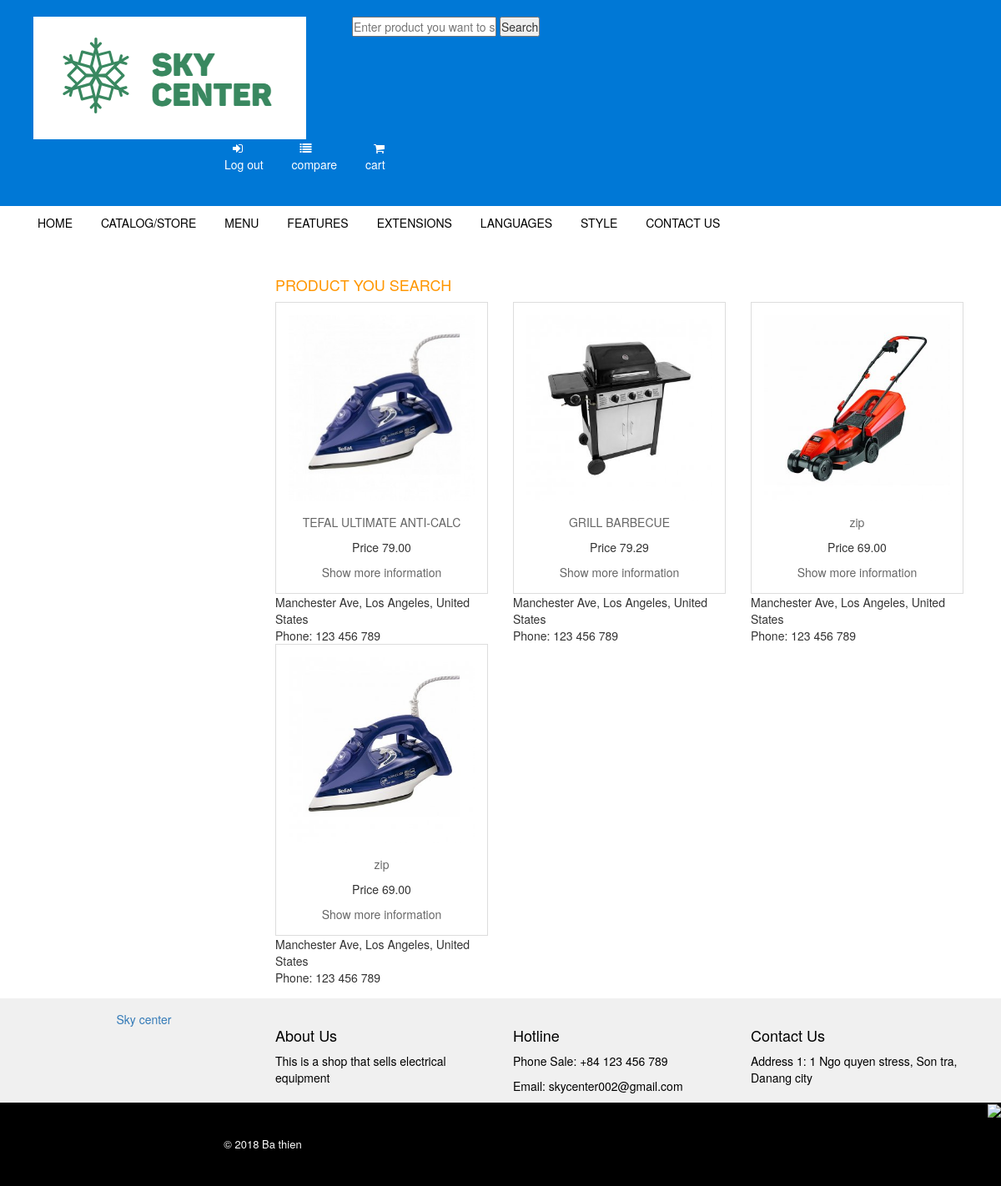
/App_shop/search_product.php, run on the app's committed database.
### tables this page shows
CREATE TABLE `products` (
  `productid` int(11) NOT NULL,
  `productname` varchar(255) NOT NULL,
  `categoryid` int(11) NOT NULL,
  `price` decimal(10,2) DEFAULT NULL,
  `description` varchar(500) DEFAULT NULL,
  `image` text,
  `create_at` timestamp NOT NULL DEFAULT CURRENT_TIMESTAMP ON UPDATE CURRENT_TIMESTAMP,
  `update_at` timestamp NOT NULL DEFAULT '0000-00-00 00:00:00',
  `by_user` varchar(255) DEFAULT NULL
);

### App_shop/Admin/model/m_product.php (called while the page is built, shortened)
<?php
	function search_product($search_value){
		$db=getDB();
		$search_value="%".$search_value."%";
		$query="SELECT * FROM products
				WHERE productname LIKE ?";
		try {
			$statement=$db->prepare($query);
			$statement->bindParam(1,$search_value);
			$statement->execute();
			$result=$statement->fetchAll();
			return $result;
		} catch (PDOException $e) {
			$error_message = $e->getMessage();
			echo "Error execute query statement:".$error_message;
		}
	}
?>

### App_shop/search_product.php (the view, shortened to what this page needs)
<?php
	include_once('Admin/model/m_product.php');
	$search_value = filter_input(INPUT_POST,'search_value');
	$products = search_product($search_value);
?>
<!DOCTYPE html>
<html>
<head>
		<link rel="stylesheet" href="https://stackpath.bootstrapcdn.com/bootstrap/4.1.3/css/bootstrap.min.css">
		<link rel="stylesheet" href="https://maxcdn.bootstrapcdn.com/bootstrap/3.3.6/css/bootstrap.min.css">
		<link rel="stylesheet" href="https://maxcdn.bootstrapcdn.com/bootstrap/4.0.0-beta/css/bootstrap.min.css">
		<link rel="stylesheet" type="text/css" href="home.css">
		<link rel="stylesheet" type="text/css" href="css/home.css">
		<link rel="stylesheet" href="https://cdnjs.cloudflare.com/ajax/libs/font-awesome/4.7.0/css/font-awesome.min.css">
		<link rel="stylesheet" href="https://maxcdn.bootstrapcdn.com/bootstrap/3.3.7/css/bootstrap.min.css">
</head>
<body>
	<header id="header" class="" >
			<div class="container-fluid"style="background-color: #0078d6;">
		<div class="container">
			<div class="row" id="row-container">
			  <div class="col-sm-2.5">
			  	<a href="home1.php" title="">
			  		<img src="img/logo.png" alt="">
			  	</a>
			  </div>
			  <div class="col-sm-4" id="header-1">
			  		<form action="search_product.php" method="POST">
					<input type="text" name="search_value" placeholder="Enter product you want to search">
					<input type="submit" name="submit" value="Search">
					</form>
			  </div>
			  <div class="col-sm-5" id="header2">
			  	<div style="float: right;">
					<ul id="ul_logo">
						<li>
							<a href="http://localhost/day11%20-v2/App_shop/home.php" title="" class="li_logo">
								<span>
									<i class="fa fa-sign-in"></i>
									<p>Log out</p>
								</span>
							</a>
						</li>
						<li><a href="" title="" class="li_logo">
						<span>
									<i class="fa fa-list" style="z-index: 1000000"></i>
									<p>compare</p>
								</span></a></li>
						<li><a href="" title="" class="li_logo">
									<i class="fa fa-shopping-cart" aria-hidden="true"></i>
											<span>
				<p>cart</p>
								</span></a></li>
					</ul>
			  </div>
			</div>
		</div>
		</div>
	</div>
		<div class="row" id="row-header-2">
				<div class="container">
					<div id="row-header-2-0">
						<div id="position" style="height: 50px">
						<ul id="ul_logo_1">
						<li>
							<a href="home1.php" title="" class="li_logo">HOME</a>
						</li>
						<li>
							<a href="" title="" class="li_logo">CATALOG/STORE</a>
						</li>
						<li>
							<a href="by_category1.php" title="" class="li_logo">MENU</a>
						</li>
						<li>
							<a href="" title="" class="li_logo">FEATURES</a>
						</li>
						<li>
							<a href="" title="" class="li_logo">EXTENSIONS</a>
						</li>
						<li>
							<a href="" title="" class="li_logo">LANGUAGES</a>
						</li>
						<li>
							<a href="" title="" class="li_logo">STYLE</a>
						</li>
						<li>
							<a href="" title="" class="li_logo">CONTACT US</a>
						</li>
					</ul>
				</div>
					</div>
					<div style="float: right;width: 9%;">
						<span>
							<a href=""><i class="fa fa-th-list" aria-hidden="true"></i></a>
						</span>
					</div>
				</div>
		</div>
	</header>
	<section id="body">
		<div class="container">
			<div class="row">
				<div class="col-md-3">
				</div>
				<div id="main" class="col-md-9">
					<div id="banner-t" class="text-center">
						<div class="row">
							<div class="banner-t-item col-md-6 col-sm-12 col-xs-12">
							</div>
							<div class="banner-t-item col-md-6 col-sm-12 col-xs-12">
							</div>
						</div>
					</div>
					<div id="wrap-inner">
						<div class="products">
							<h3>Product you search</h3>
							<div class="product-list row">
							<?php foreach ($products as $key => $value): ?>
					<div class="col-sm-4">
						<div class="product-item">
							<a href="#"><img src="Admin/controller/images/product/<?php echo $value['image'] ?>" class="img-thumbnail"></a>
							<p><a href="#"><?php echo $value['productname']; ?></a></p>
							<p class=""> Price <?php echo $value['price']; ?></p>
							<div class="marsk">
								<a href="details.php?productid=<?php echo $value['productid'] ?>">Show more information</a>
							</div>
						</div>
							<div>Manchester Ave, Los Angeles, United States</div>
							<div>
								Phone:
								<span>123 456 789</span>
							</div>
							</div>
				 <?php endforeach; ?>
							</div>
						</div>
					</div>
				</div>
			</div>
		</div>
	</section>
	<footer id="footer">
		<div id="footer-t">
			<div class="container">
				<div class="row">
					<div id="logo-f" class="col-md-3 col-sm-12 col-xs-12 text-center">
						<a href="#">Sky center</a>
					</div>
					<div id="about" class="col-md-3 col-sm-12 col-xs-12">
						<h3>About us</h3>
						This is a shop that sells electrical equipment
					</div>
					<div id="hotline" class="col-md-3 col-sm-12 col-xs-12">
						<h3>Hotline</h3>
						<p>Phone Sale: +84 123 456 789</p>
						<p>Email: skycenter002@gmail.com</p>
					</div>
					<div id="contact" class="col-md-3 col-sm-12 col-xs-12">
						<h3>Contact Us</h3>
						<p>Address 1: 1 Ngo quyen stress, Son tra, Danang city</p>
					</div>
				</div>
			</div>
			<div id="footer-b">
				<div class="container">
					<div class="row">
						<div id="footer-b-r" class="col-md-6 col-sm-12 col-xs-12 text-center">
							<p>© 2018 Ba thien</p>
						</div>
					</div>
				</div>
				<div id="scroll">
					<a href="#"><img src="img/home/scroll.png"></a>
				</div>
			</div>
		</div>
	</footer>
</body>
</html>

### App_shop/home.css (style rules this page uses)
#header-1 { margin: 0 20px; }
#row-container { background-color: #0078d6; padding:20px 10px; }
#ul_logo li { clear: right; list-style: none; display: inline-block; margin-right: 30px; }
#header2 { color: white; float: right; }
.li_logo { color: white; }
#ul_logo i { color:white;padding: auto;margin-left: 10px; }
#header-1 { margin-left: 40px }
#ul_logo_1 li { clear: right; list-style: none; display: inline-block; margin-right: 30px; }
#row-header-2 { background-color: white; }
#position { position: fixed; z-index: 100; background-color: white; width: 100%; padding-top: 10px; }
#ul_logo_1 .li_logo { color: black; }
#row-header-2-0 { width: 90%; float: left; }

### App_shop/css/home.css (style rules this page uses)
* { padding: 0; margin: 0; }
body { font-family: arial; font-size: 14px; color: #666; }
#header { background: #000000; }
#body { margin-top: 15px; }
.banner-t-item { margin-top: 15px; }
.products h3 { margin-top: 15px; font-size: 18px; color: #ff9600; text-transform: uppercase; }
.product-list { margin: 0; }
.product-item { border: 1px solid #ddd; text-align: center; padding: 15px; position: relative; }
.product-item img { border: none; padding: 0; border-radius: 0; }
.product-item img { margin-bottom: 15px; }
.product-item a { color: #666; }
#footer { margin-top: 15px; }
#footer-t { background: #F0F0F0; color: #000000; padding: 15px 0 0 0; }
#footer-t h3 { font-size: 18px; text-transform: capitalize; }
#footer-b { background: #000000; color: #fff; font-size: 13px; position: relative; }
#footer-b p { margin: 0; height: 100px; line-height: 100px; }
#scroll { position: absolute; top: 0; right: 0; }

### data on the page
products: image (picture), productname "TEFAL ULTIMATE ANTI-CALC", price "79.00"
products: image (picture), productname "GRILL BARBECUE", price "79.29"
products: image (picture), productname "zip", price "69.00"
products: image (picture), productname "zip", price "69.00"
